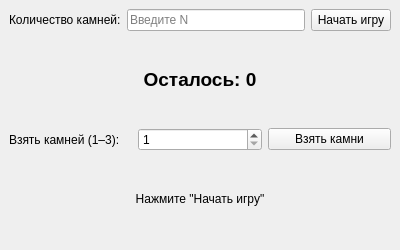
<?xml version="1.0" encoding="UTF-8"?>
<ui version="4.0">
 <class>MainWindow</class>
 <widget class="QMainWindow" name="MainWindow">
  <property name="geometry">
   <rect>
    <x>0</x>
    <y>0</y>
    <width>400</width>
    <height>250</height>
   </rect>
  </property>
  <property name="windowTitle">
   <string>Игра "Псевдоним"</string>
  </property>
  <widget class="QWidget" name="centralwidget">
   <layout class="QVBoxLayout" name="verticalLayout">
    <item>
     <layout class="QHBoxLayout" name="horizontalLayout">
      <item>
       <widget class="QLabel" name="label">
        <property name="text">
         <string>Количество камней:</string>
        </property>
       </widget>
      </item>
      <item>
       <widget class="QLineEdit" name="lineEdit">
        <property name="placeholderText">
         <string>Введите N</string>
        </property>
       </widget>
      </item>
      <item>
       <widget class="QPushButton" name="pushButton_start">
        <property name="text">
         <string>Начать игру</string>
        </property>
       </widget>
      </item>
     </layout>
    </item>
    <item>
     <widget class="QLabel" name="label_stones">
      <property name="text">
       <string>Осталось: 0</string>
      </property>
      <property name="alignment">
       <set>Qt::AlignCenter</set>
      </property>
      <property name="font">
       <font>
        <pointsize>14</pointsize>
        <weight>75</weight>
        <bold>true</bold>
       </font>
      </property>
     </widget>
    </item>
    <item>
     <layout class="QHBoxLayout" name="horizontalLayout_2">
      <item>
       <widget class="QLabel" name="label_2">
        <property name="text">
         <string>Взять камней (1–3):</string>
        </property>
       </widget>
      </item>
      <item>
       <widget class="QSpinBox" name="spinBox">
        <property name="minimum">
         <number>1</number>
        </property>
        <property name="maximum">
         <number>3</number>
        </property>
        <property name="value">
         <number>1</number>
        </property>
       </widget>
      </item>
      <item>
       <widget class="QPushButton" name="pushButton_take">
        <property name="text">
         <string>Взять камни</string>
        </property>
       </widget>
      </item>
     </layout>
    </item>
    <item>
     <widget class="QLabel" name="label_status">
      <property name="text">
       <string>Нажмите "Начать игру"</string>
      </property>
      <property name="alignment">
       <set>Qt::AlignCenter</set>
      </property>
      <property name="wordWrap">
       <bool>true</bool>
      </property>
     </widget>
    </item>
   </layout>
  </widget>
 </widget>
 <resources/>
 <connections/>
</ui>
